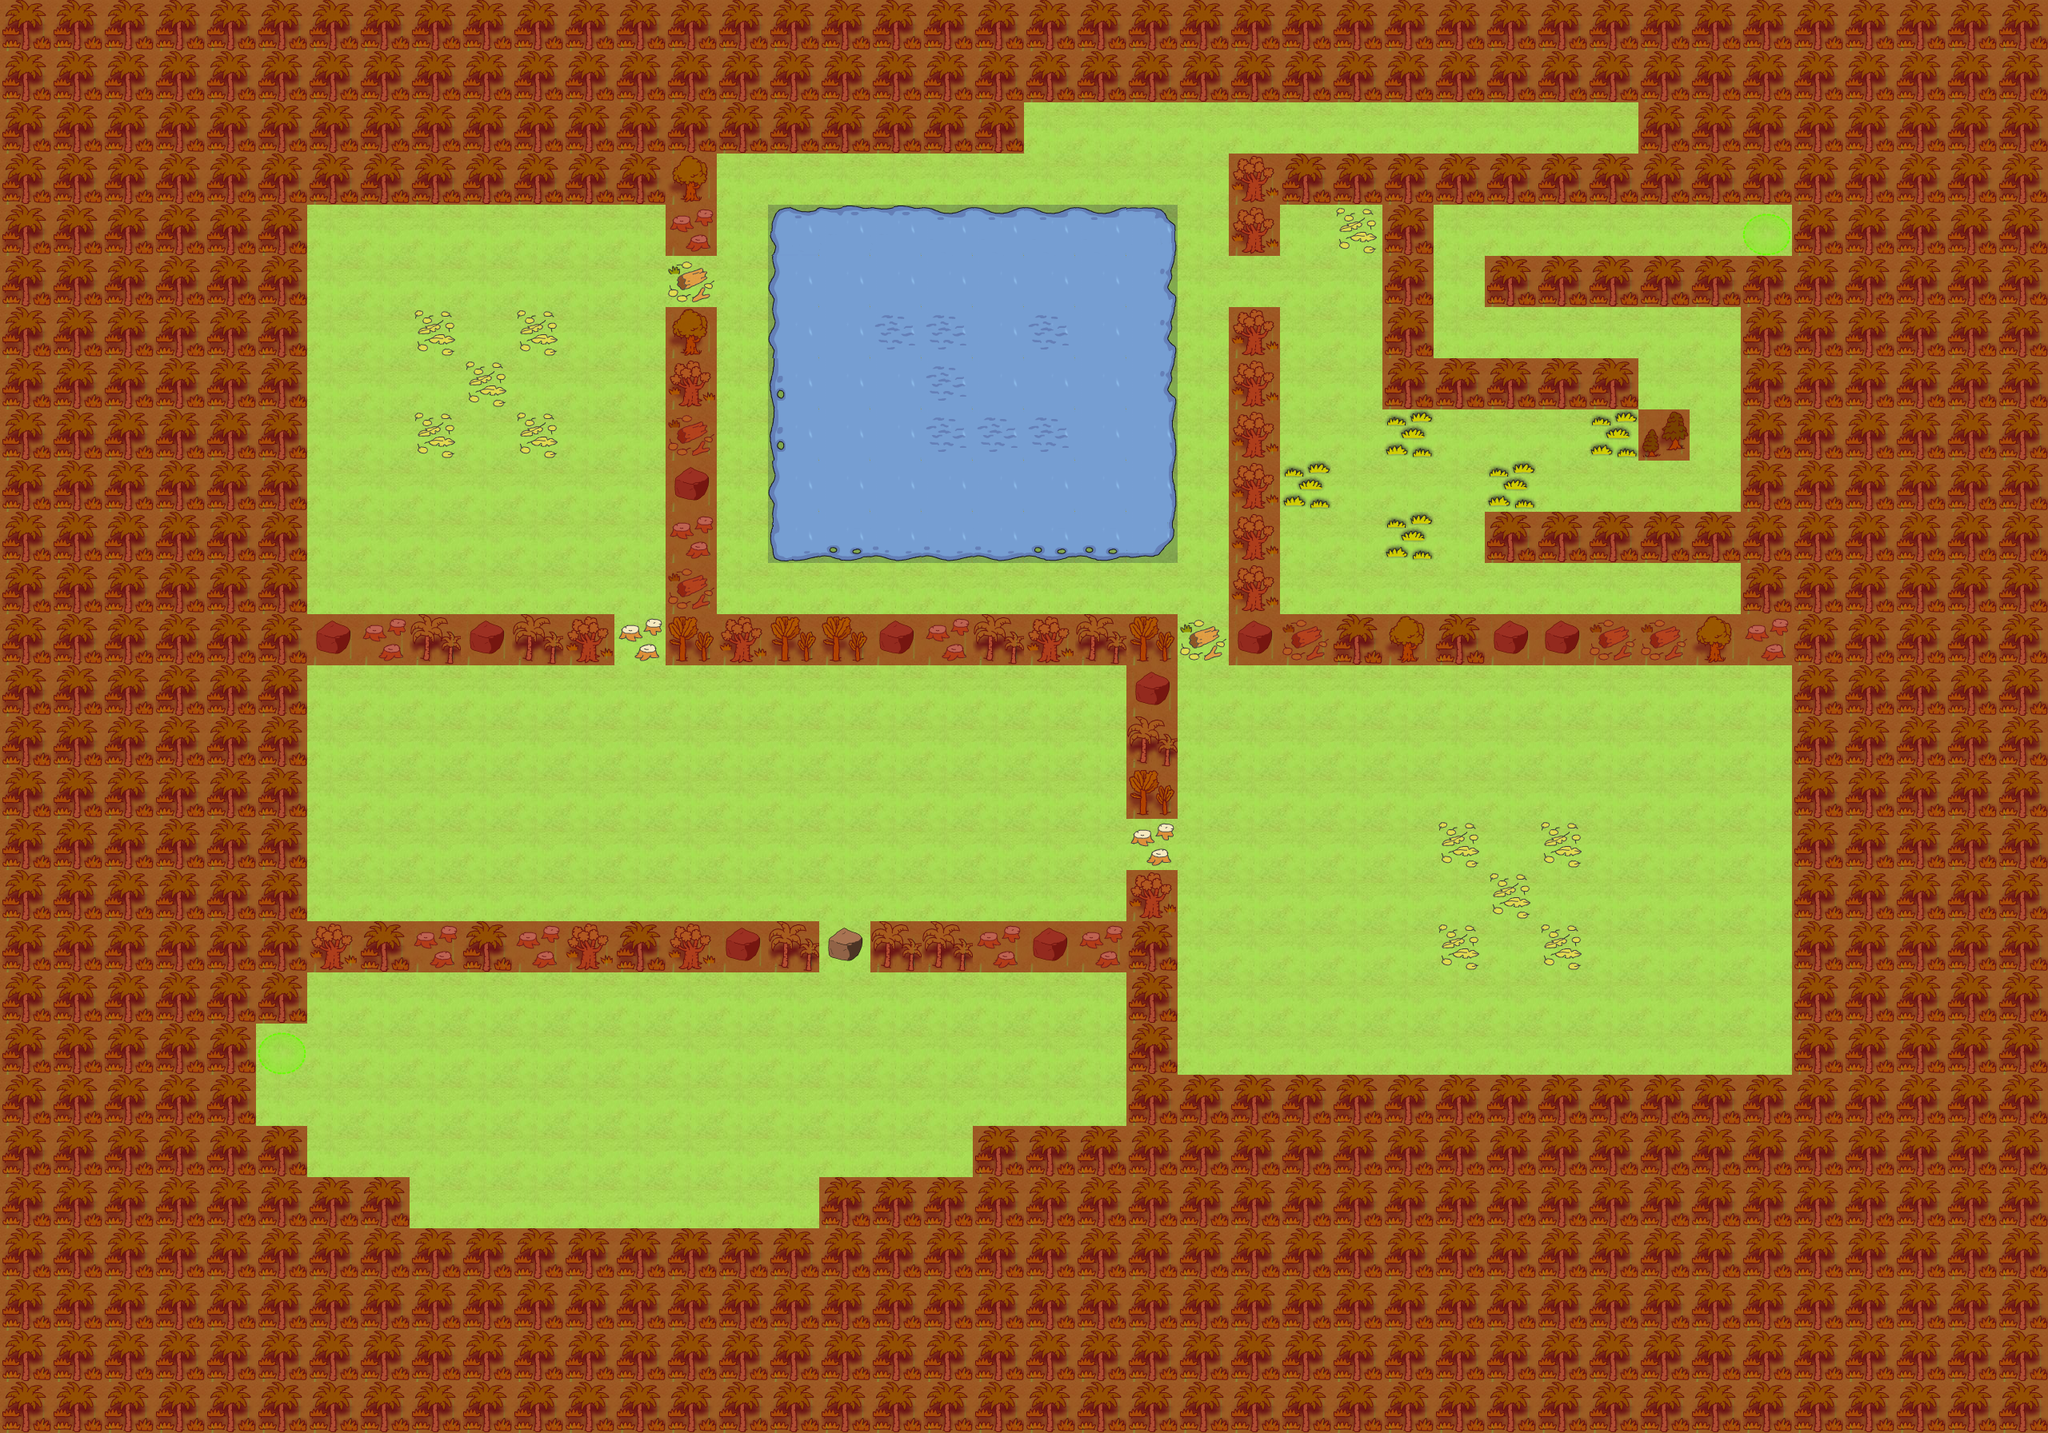

A 2D game scene composited from a Tiled map and its tileset images. What follows is a short description and the map's XML, with each tile layer's data collapsed to a summary:
An orthogonal 40x28 tile map with 64x64 px tiles, 3 tile layers (ground, decor, SpecialLayer), 7 tilesets and 51 objects (9x characters/enemies/crocodiles/green_croc, characters/player/player_one, tile_trigger/end_level, player_data/player_data, tile_trigger/exit_level_start, ...).

<map version="1.0" orientation="orthogonal" renderorder="right-down" width="40" height="28" tilewidth="64" tileheight="64" nextobjectid="152">
 <tileset firstgid="1" name="water" tilewidth="64" tileheight="64">
  <image source="../../../../tiles/water.png" width="320" height="1216" />
 </tileset>
 <tileset firstgid="96" name="jungle" tilewidth="64" tileheight="64">
  <image source="../../../../tiles/jungle.png" width="320" height="1216" />
 </tileset>
 <tileset firstgid="191" name="paths" tilewidth="64" tileheight="64">
  <image source="../../../../tiles/paths.png" width="320" height="1216" />
 </tileset>
 <tileset firstgid="286" name="objects" tilewidth="64" tileheight="64">
  <image source="../../../../tiles/objects.png" width="320" height="1216" />
 </tileset>
 <tileset firstgid="381" name="sand" tilewidth="64" tileheight="64">
  <image source="../../../../tiles/sand.png" width="320" height="1216" />
 </tileset>
 <tileset firstgid="476" name="walls" tilewidth="64" tileheight="64">
  <image source="../../../../tiles/walls.png" width="320" height="1216" />
 </tileset>
 <tileset firstgid="571" name="special" tilewidth="64" tileheight="64">
  <image source="../../../../tiles/special.png" width="320" height="1216" />
 </tileset>
 <layer name="ground" width="40" height="28">
  <data>[1120 cells, 1120 non-empty, 1 distinct tile ids]</data>
 </layer>
 <layer name="decor" width="40" height="28">
  <data>[1120 cells, 734 non-empty, 26 distinct tile ids]</data>
 </layer>
 <objectgroup name="Object Layer 1">
  <object id="101" name="characters/player/player_one" gid="286" x="320" y="1344" width="64" height="64" />
  <object id="102" name="tile_trigger/end_level" gid="292" x="2176" y="320" width="64" height="64" />
  <object id="103" name="player_data/player_data" gid="287" x="2112" y="256" width="64" height="64" />
  <object id="104" name="tile_trigger/exit_level_start" gid="292" x="320" y="1344" width="64" height="64" />
  <object id="105" name="scroll/scroll1" gid="287" x="768" y="1408" width="64" height="64" />
  <object id="106" name="scroll/scroll2" gid="287" x="896" y="1088" width="64" height="64" />
  <object id="107" name="scroll/scroll3" gid="287" x="448" y="1024" width="64" height="64" />
  <object id="108" name="tile_trigger/block1" gid="292" x="768" y="832" width="64" height="64" />
  <object id="109" name="tile_trigger/block2" gid="292" x="1408" y="1088" width="64" height="64" />
  <object id="110" name="scroll/scroll1a" gid="287" x="768" y="704" width="64" height="64" />
  <object id="111" name="scroll/scroll1c" gid="287" x="384" y="320" width="64" height="64" />
  <object id="112" name="scroll/scroll1d" gid="287" x="768" y="320" width="64" height="64" />
  <object id="113" name="scroll/scroll1b" gid="287" x="384" y="768" width="64" height="64" />
  <object id="114" name="scroll/scroll2d" gid="287" x="2176" y="896" width="64" height="64" />
  <object id="115" name="scroll/scroll2c" gid="287" x="2176" y="1344" width="64" height="64" />
  <object id="116" name="scroll/scroll2b" gid="287" x="1472" y="1344" width="64" height="64" />
  <object id="117" name="scroll/scroll2a" gid="287" x="1536" y="1088" width="64" height="64" />
  <object id="118" name="characters/npcs/generic/pete" gid="291" x="640" y="640" width="64" height="64" />
  <object id="119" name="tile_trigger/topleft1" gid="292" x="512" y="448" width="64" height="64" />
  <object id="120" name="tile_trigger/topright1" gid="292" x="640" y="448" width="64" height="64" />
  <object id="121" name="tile_trigger/centre1" gid="292" x="576" y="512" width="64" height="64" />
  <object id="122" name="tile_trigger/bottomleft1" gid="292" x="512" y="576" width="64" height="64" />
  <object id="123" name="tile_trigger/bottomright1" gid="292" x="640" y="576" width="64" height="64" />
  <object id="124" name="tile_trigger/door1" gid="292" x="832" y="384" width="64" height="64" />
  <object id="125" name="characters/npcs/generic/maddie" gid="291" x="1600" y="1216" width="64" height="64" />
  <object id="126" name="tile_trigger/door2" gid="292" x="1472" y="832" width="64" height="64" />
  <object id="127" name="tile_trigger/topleft2" gid="292" x="1792" y="1088" width="64" height="64" />
  <object id="128" name="tile_trigger/topright2" gid="292" x="1920" y="1088" width="64" height="64" />
  <object id="129" name="tile_trigger/centre2" gid="292" x="1856" y="1152" width="64" height="64" />
  <object id="130" name="tile_trigger/bottomleft2" gid="292" x="1792" y="1216" width="64" height="64" />
  <object id="131" name="tile_trigger/bottomright2" gid="292" x="1920" y="1216" width="64" height="64" />
  <object id="132" name="characters/enemies/crocodiles/green_crocodile/croc1" gid="296" x="1024" y="448" width="64" height="64" />
  <object id="133" name="characters/enemies/crocodiles/green_crocodile/croc2" gid="296" x="1088" y="512" width="64" height="64" />
  <object id="134" name="characters/enemies/crocodiles/green_crocodile/croc3" gid="296" x="1152" y="576" width="64" height="64" />
  <object id="135" name="characters/enemies/crocodiles/green_crocodile/croc4" gid="296" x="1088" y="640" width="64" height="64" />
  <object id="136" name="characters/enemies/crocodiles/green_crocodile/croc5" gid="296" x="1216" y="704" width="64" height="64" />
  <object id="137" name="characters/enemies/crocodiles/green_crocodile/croc6" gid="296" x="1024" y="512" width="64" height="64" />
  <object id="138" name="characters/enemies/crocodiles/green_crocodile/croc7" gid="296" x="1216" y="576" width="64" height="64" />
  <object id="139" name="characters/enemies/crocodiles/green_crocodile/croc8" gid="296" x="1152" y="640" width="64" height="64" />
  <object id="140" name="characters/enemies/crocodiles/green_crocodile/croc9" gid="296" x="1280" y="704" width="64" height="64" />
  <object id="141" name="characters/npcs/generic/bob" gid="291" x="1856" y="768" width="64" height="64" />
  <object id="142" name="scroll/scroll4" gid="287" x="2112" y="768" width="64" height="64" />
  <object id="143" name="tile_trigger/reset" gid="292" x="1664" y="320" width="64" height="64" />
  <object id="144" name="tile_trigger/switch1" gid="292" x="1600" y="640" width="64" height="64" />
  <object id="145" name="tile_trigger/switch2" gid="292" x="1728" y="576" width="64" height="64" />
  <object id="146" name="tile_trigger/switch3" gid="292" x="1728" y="704" width="64" height="64" />
  <object id="147" name="tile_trigger/switch4" gid="292" x="1856" y="640" width="64" height="64" />
  <object id="148" name="tile_trigger/switch5" gid="292" x="1984" y="576" width="64" height="64" />
  <object id="149" name="tile_trigger/reached1" gid="292" x="2112" y="576" width="64" height="64" />
  <object id="150" name="boulder/boulder1" gid="288" x="2112" y="512" width="64" height="64" />
  <object id="151" name="characters/npcs/myla/myla" gid="286" x="320" y="1408" width="64" height="64" />
 </objectgroup>
 <layer name="SpecialLayer" width="40" height="28">
  <data>[1120 cells, 711 non-empty, 2 distinct tile ids]</data>
 </layer>
</map>
